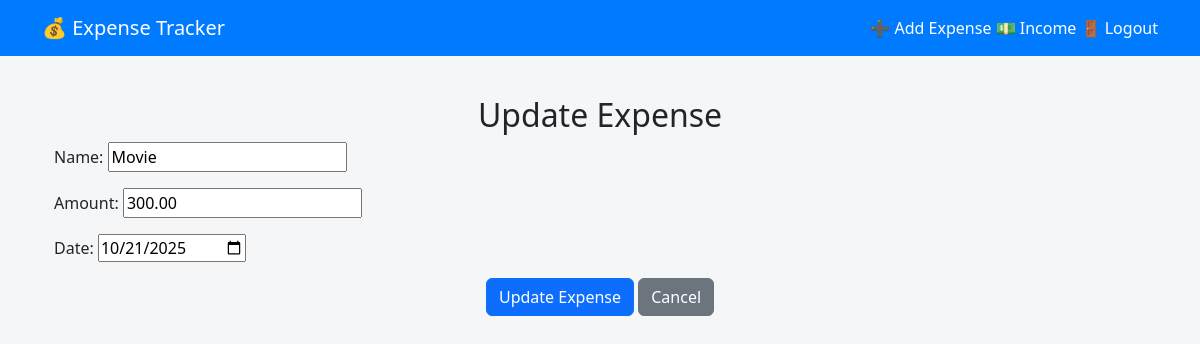
/update/95/ (signed in), run on the app's committed database.
### exp/ExpenseTracker/tracker/models.py (models this page shows, shortened)
class Expense(models.Model):
    user = models.ForeignKey(User, on_delete=models.CASCADE)
    name = models.CharField(max_length=255)
    amount = models.DecimalField(max_digits=10, decimal_places=2)
    date = models.DateField()
    category = models.CharField(max_length=100, default='Other')

### exp/ExpenseTracker/tracker/views.py (the view)
# urls.py: path("update/<int:expense_id>/", update_expense, name="update_expense"),
def update_expense(request, expense_id):
    expense = get_object_or_404(Expense, id=expense_id, user=request.user)
    if request.method == "POST":
        form = ExpenseForm(request.POST, instance=expense)
        if form.is_valid():
            form.save()
            return redirect("dashboard")  # Redirect to dashboard after updating
    else:
        form = ExpenseForm(instance=expense)  # Pre-fill the form with existing data
    return render(request, "tracker/update_expense.html", {"form": form})

### exp/ExpenseTracker/tracker/forms.py
class ExpenseForm(forms.ModelForm):
    date = forms.DateField(
        widget=forms.DateInput(attrs={'type': 'date'}),  # Date picker input
        required=True
    )
    class Meta:
        model = Expense
        fields = ['name', 'amount','date']

### exp/ExpenseTracker/tracker/templates/tracker/update_expense.html (shortened to what this page needs)
{% extends "tracker/base.html" %}
{% block content %}
<div class="container">
    <h2 class="text-center">Update Expense</h2>
    <form method="post">
        {{ form.as_p }}
        <div class="text-center">
            <button type="submit" class="btn btn-primary">Update Expense</button>
            <a href="{% url 'dashboard' %}" class="btn btn-secondary">Cancel</a>
        </div>
    </form>
</div>
{% endblock %}

### exp/ExpenseTracker/tracker/templates/tracker/base.html (style rules this page uses)
body { background: #f4f6f8; min-height: 100vh; }

### data on the page
Expense: name "Movie", amount "300.00", date "10/21/2025"
